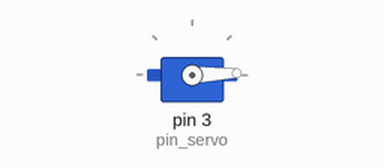
The sketch below on a simulated Arduino Uno, built with avr-gcc and run on an emulated ATmega328P. Shown: servo.

Above: at 0.05 s.
At 1.75 s:
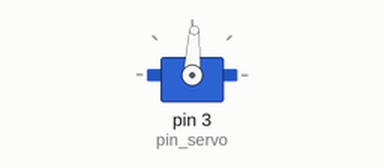
At 3.45 s:
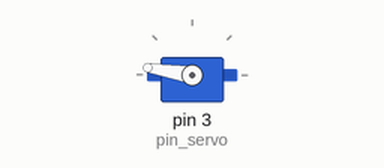
At 6.9 s:
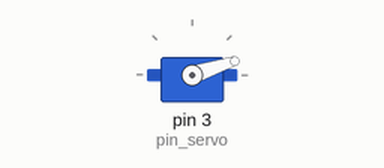
Timing chart, 0 to 9.4 s (numbered marks = the images above):
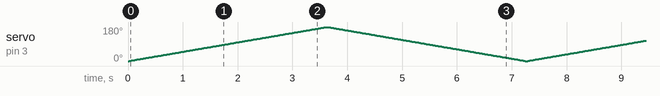

The sketch:

unit-013-servo-radar-sweeping-movement.ino
```cpp
#include <Servo.h>


Servo motor_servo;          // create a servo object
const char pin_servo = 3;   // servo signal on pin D3
void setup() {
  motor_servo.attach(pin_servo);   // connect servo to pin D3
  motor_servo.write(90);          // move to middle (optional start position)
}
void loop() {
  // Sweep from 0° to 180°
  for (int angle = 0; angle <= 180; angle = angle + 1) {
    motor_servo.write(angle);   // move servo to 'angle'
    delay(20);                  // wait 20 ms for smooth movement
  }


  // Sweep back from 180° to 0°
  for (int angle = 180; angle >= 0; angle = angle - 1) {
    motor_servo.write(angle);   // move servo back
    delay(20);                  // wait 20 ms again
  }
}
```
